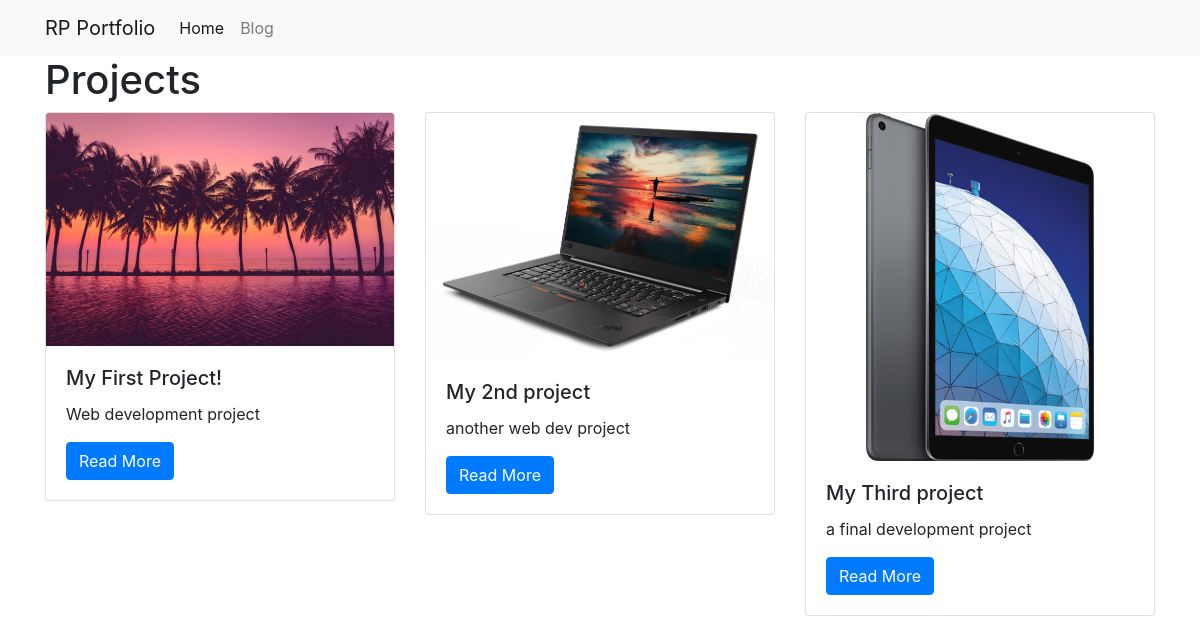
/projects/, run on the app's committed database.
### projects/models.py (models this page shows)
class Projects(models.Model):
    title = models.CharField(max_length=100)
    description = models.TextField()
    technology = models.CharField(max_length=20)
    image = models.FilePathField(path="/img")

### projects/views.py (the view)
# urls.py: path("", views.project_index, name="project_index"),
def project_index(request):
    projects = Projects.objects.all()
    context = {
        'projects': projects
    }
    return render(request, 'project_index.html',context)

### projects/templates/project_index.html
{% extends "base.html" %}
{% load static %}
{% block page_content %}
<h1>Projects</h1>
<div class="row">
    {% for project in projects %}
    <div class="col-md-4">
        <div class="card mb-2">
            <img class="card-img-top" src="{% static project.image %}">
            <div class="card-body">
                <h5 class="card-title">{{ project.title }}</h5>
                <p class="card-text">{{ project.description }}</p>
                <a href="{% url 'project_detail' project.pk %}"
                   class="btn btn-primary">
                    Read More
                </a>
            </div>
        </div>
    </div>
    {% endfor %}
</div>
{% endblock %}

### data on the page
Projects: image (picture), title "My First Project!", description "Web development project"
Projects: image (picture), title "My 2nd project", description "another web dev project"
Projects: image (picture), title "My Third project", description "a final development project"
